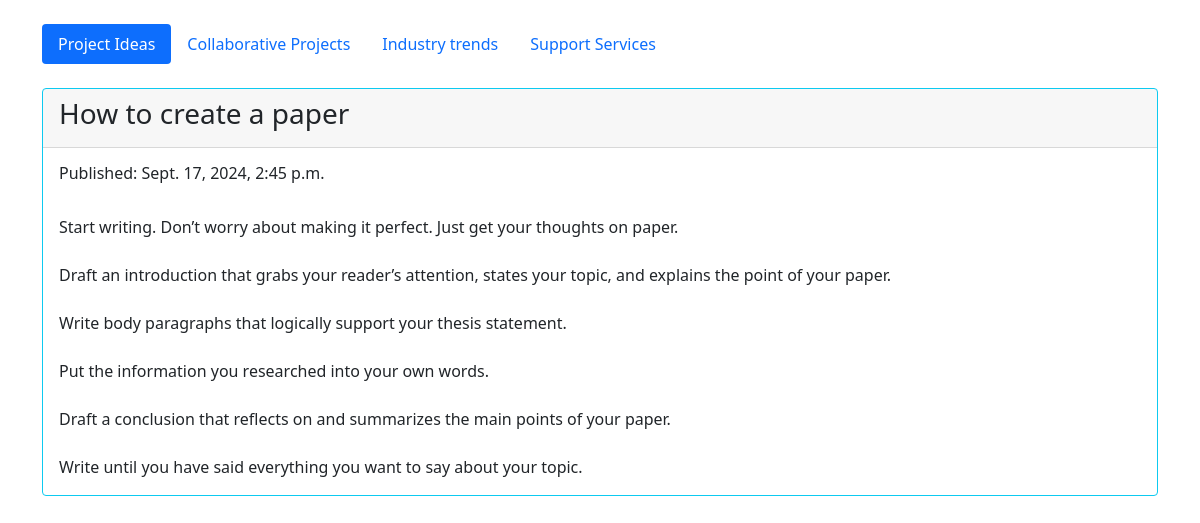
Screenshot of /post/3/ with the database file from the repository.
### home/models.py (models this page shows, shortened)
class ResearchPapers(models.Model):
    title = models.CharField(max_length=100)
    slug = models.SlugField(max_length=100, unique=True)
    description = models.TextField()
    created_date = models.DateTimeField(default=timezone.now)
    published_date = models.DateTimeField(blank=True, null=True)

### home/views.py (the view)
# urls.py: path('post/<int:pk>/', views.post_detail, name='post_detail'),
def post_detail(request, pk):
    paper = get_object_or_404(ResearchPapers, pk=pk)
    return render(request, 'home/post_detail.html', {'paper': paper})

### home/templates/home/post_detail.html
{% extends 'home/base.html' %}
{% block content %}
    <div class="card border-info mb-3">
        <div class="card-header"><h3>{{ paper.title }}</h3></div>
        <div class="card-body">
            {% if paper.published_date %}
                <h6 class="card-title">Published: {{ paper.published_date }}</h6>
            {% endif %}
            <br>
            <p class="card-text">{{ paper.description|linebreaksbr }}</p>
        </div>
    </div>
{% endblock %}

### rows the page displays
ResearchPapers: title "How to create a paper", published_date "Sept. 17, 2024, 2:45 p.m.", description "Start writing. Don’t worry about making it perfect. Just get your thoughts on paper. Draft an introduction that grabs your reader’s attention, states your topic, and explains the point of your paper. Write body paragraphs that logically support your thesis statement. Put the information you researched into your own words. Draft a conclusion that reflects on and summarizes the main points of your paper. Write until you have said everything you want to say about your topic."
